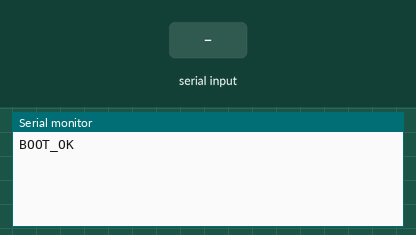
This sketch was run on a simulated Arduino Uno, built with avr-gcc and run on an emulated ATmega328P. Shown: the last lines printed to the serial monitor. Inputs (shaded band) come from the test bench.

Above: at 1.7 s.
1.8 s: "START:\n" received over Serial
At 2.1 s:
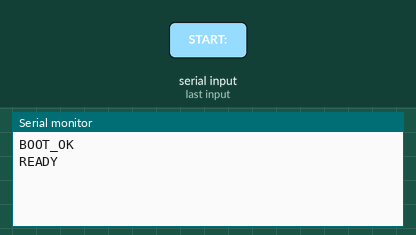
3.3 s: "CHUNK:\n" received over Serial
At 4.5 s:
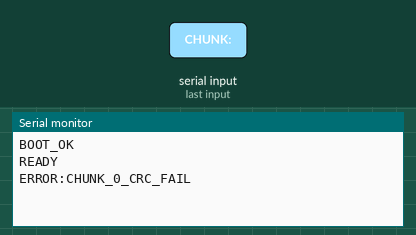
4.8 s: "END:\n" received over Serial
At 5.6 s:
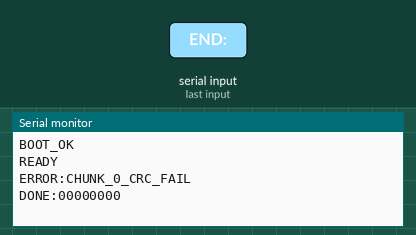

Measured:
- after the input at 1.8 s, the serial monitor: prints a new line at once (image 1)
- after the input at 3.3 s, the serial monitor: prints a new line at once (image 2)
- after the input at 4.8 s, the serial monitor: prints a new line at once (image 3)

The sketch:

GATE_TEST.ino
```cpp
#include <Arduino.h>

#define CHUNK_SIZE 52

/* ======= PACKETS ======= */
typedef struct __attribute__((packed)) {
    uint8_t  type;
    uint32_t file_size;
    uint16_t total_chunks;
    uint32_t crc32;
} PktStart;

typedef struct __attribute__((packed)) {
    uint8_t  type;
    uint16_t index;
    uint8_t  len;
    uint8_t  data[CHUNK_SIZE];
} PktChunk;

typedef struct __attribute__((packed)) {
    uint8_t  type;
    uint32_t crc32;
} PktEnd;

/* ======= GỬI RESPONSE ======= */
void linuxSend(const char* msg) {
    Serial.println(msg);
    Serial.flush();
}

void linuxSendf(const char* fmt, ...) {
    char buf[64];
    va_list args;
    va_start(args, fmt);
    vsnprintf(buf, sizeof(buf), fmt, args);
    va_end(args);
    Serial.println(buf);
    Serial.flush();
}

uint32_t crc32_calc(const uint8_t* data, size_t len) {
    uint32_t crc = ~0u;
    for (size_t i = 0; i < len; i++) {
        crc ^= data[i];
        for (int j = 0; j < 8; j++)
            crc = (crc >> 1) ^ (0xEDB88320u & -(crc & 1));
    }
    return ~crc;
}


/* ======= HANDLE START ======= */
void handleStart(String& line) {
    int p1 = line.indexOf(':');
    int p2 = line.indexOf(':', p1 + 1);
    int p3 = line.indexOf(':', p2 + 1);

    uint32_t fileSize    = (uint32_t)line.substring(p1 + 1, p2).toInt();
    uint16_t totalChunks = (uint16_t)line.substring(p2 + 1, p3).toInt();
    uint32_t crc32       = (uint32_t)strtoul(
                               line.substring(p3 + 1).c_str(), nullptr, 16);

    (void)fileSize;
    (void)totalChunks;
    (void)crc32;

    // Không cần LoRa, reply READY ngay
    linuxSend("READY");
}

/* ======= HANDLE CHUNK ======= */
void handleChunk(String& header) {
    // Parse: CHUNK:index:len:CRC32
    int p1 = header.indexOf(':');
    int p2 = header.indexOf(':', p1 + 1);
    int p3 = header.indexOf(':', p2 + 1);

    uint16_t idx        = (uint16_t)header.substring(p1 + 1, p2).toInt();
    uint8_t  len        = (uint8_t)header.substring(p2 + 1, p3).toInt();
    uint32_t crc_expect = (uint32_t)strtoul(
                              header.substring(p3 + 1).c_str(), nullptr, 16);

    // Đọc raw bytes
    uint8_t buf[CHUNK_SIZE];
    memset(buf, 0, sizeof(buf));
    size_t received = 0;
    unsigned long t = millis();

    while (received < len && millis() - t < 5000) {
        if (Serial.available()) {
            buf[received++] = (uint8_t)Serial.read();
        }
    }

    // Kiểm tra đủ bytes
    if (received != len) {
        linuxSendf("ERROR:CHUNK_%u_INCOMPLETE", idx);
        return;
    }

    // Kiểm tra CRC32
    uint32_t crc_actual = crc32_calc(buf, len);
    if (crc_actual != crc_expect) {
        linuxSendf("ERROR:CHUNK_%u_CRC_FAIL", idx);
        return;
    }

    linuxSendf("OK:%u:%08X", idx, crc_actual);
}

/* ======= HANDLE END ======= */
void handleEnd(String& line) {
    uint32_t crc = (uint32_t)strtoul(
        line.substring(line.indexOf(':') + 1).c_str(), nullptr, 16);

    // Reply kèm CRC32 file để Linux verify
    linuxSendf("DONE:%08X", crc);
}

/* ======= SETUP ======= */
void setup() {
    Serial.begin(115200);
    delay(500);
    Serial.flush();
    linuxSend("BOOT_OK");
}

/* ======= LOOP ======= */
String lineBuf = "";

void loop() {
    while (Serial.available()) {
        char c = (char)Serial.read();

        if (c == '\n') {
            lineBuf.trim();

            if (lineBuf.length() > 0) {
                if (lineBuf.startsWith("START:")) {
                    handleStart(lineBuf);
                } else if (lineBuf.startsWith("CHUNK:")) {
                    handleChunk(lineBuf);
                } else if (lineBuf.startsWith("END:")) {
                    handleEnd(lineBuf);
                }
            }

            lineBuf = "";

        } else if (c != '\r') {
            lineBuf += c;
        }
    }
    delay(1);
}
```
